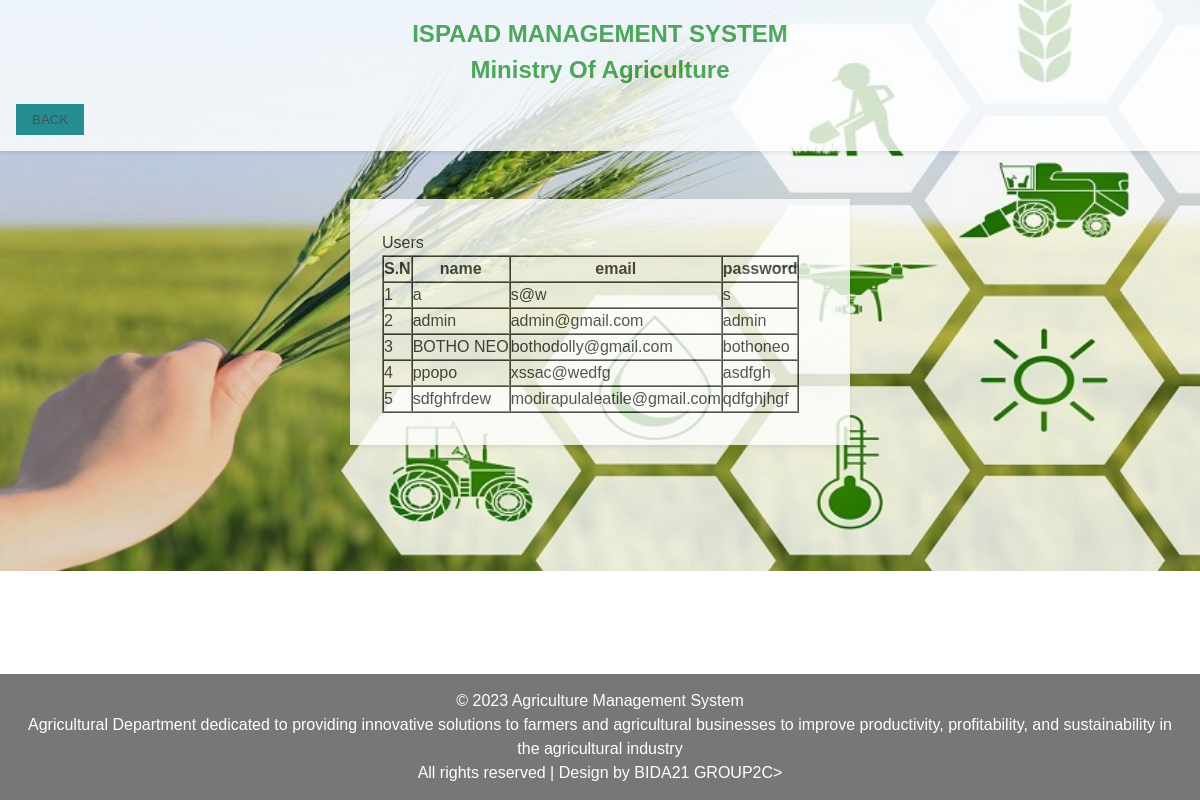
The page /users.php on the database its author committed.
### tables this page shows
CREATE TABLE `assistants` (
  `username` varchar(55) NOT NULL,
  `email` varchar(55) NOT NULL,
  `password` varchar(55) NOT NULL,
  `confirm_password` varchar(55) NOT NULL
);

### users.php (the view, shortened to what this page needs)
<!DOCTYPE html>
<html>
    <head>
        <link rel="stylesheet" href="CSS/style.css">
    </head>
    <body>
        <header>
          <h2>ISPAAD MANAGEMENT SYSTEM<br>
            Ministry Of Agriculture</h2>
           <nav>
            <ul>
              <button type="submit">
                <a href="addUsers.php">BACK</a>
            </button>
            </ul>
          </nav>
        </header>
        <br></br>
   <div class="Register Page">
      <div class="form">
        <form class="registration-form" action="" method="post">
          <p>Users</p>
<?php
$hostName = "localhost";
$username = "root";
$password = "Redroses19!";
$databaseName = "ispaad";
$conn = new PDO("mysql:host=$hostName;dbname=$databaseName", $username, $password);
$conn->setAttribute(PDO::ATTR_ERRMODE, PDO::ERRMODE_EXCEPTION);
try {
    $query= "SELECT username, email,  password FROM assistants";
$prepared = $conn->prepare($query);
$prepared->execute();
$result = $prepared -> fetchAll(PDO::FETCH_ASSOC);
 ?>
 <table border="1" cellpadding="10" cellspacing="0">
 <tr>
    <th>S.N</th>
    <th>name</th>
    <th>email</th>
    <th>password</th>
  </tr>
 <?php
 $sn=1;
 foreach($result as $data) {
   ?>
    <tr>
   <td><?php echo $sn; ?> </td>
   <td><?php echo $data['username']; ?> </td>
   <td><?php echo $data['email']; ?> </td>
   <td><?php echo $data['password']; ?> </td>
    </tr>
    <?php
        $sn++;
  }
  ?>
</table>
  <?php
} catch(PDOException $e) {
  echo "Error: " . $e->getMessage();
}
?>
</div>
      </div>
    <br></br>
    <footer class="footer container-fluid text-center">
    <p>© 2023 Agriculture Management System</p>
          <p>Agricultural Department dedicated to providing innovative solutions to farmers and agricultural businesses to improve productivity, profitability, and sustainability in the agricultural industry</p>
          <p>All rights reserved | Design by BIDA21 GROUP2C></p>
</footer>
  </body>
</html>

### style.css (style rules this page uses)
* * { box-sizing: border-box; margin: 0; padding: 0; }
body { font-family: Arial, sans-serif; font-size: 16px; line-height: 1.5; color: #333; }
header { color: #369e3b; box-shadow: 0 2px 4px rgba(74, 161, 56, 0.63); padding: 1rem; position: sticky; }
.footer { background-color: #555; color: white; padding: 15px; position: fixed; left: 0; bottom: 0; width: 100%; }
nav ul { list-style: none; margin: 0; padding: 0; }
nav a { color: #333; text-decoration: none; }
button { background-color: #008080; color: #f5f2f2; border: none; padding: 0.5rem 1rem; cursor: pointer; transition: all 0.3s ease; }
footer { background-color: #333; color: #fff; padding: 1rem; text-align: center; }
* { box-sizing: border-box; margin: 0; padding: 0; }
header { background-color: #fff; box-shadow: 0 2px 4px rgba(0,0,0,0.1); padding: 1rem; opacity: 0.8; }
button { background-color:whitesmoke; color: rgb(34, 190, 34); border: none; padding: 0.5rem 1rem; cursor: pointer; transition: all 0.3s ease; }
footer { background-color: #333; color: #fff; padding: 1rem; text-align: center; opacity: 0.8; }
form { max-width: 500px; margin: 0 auto; padding: 2rem; background-color: #fff; box-shadow: 0 2px 4px rgba(0,0,0,0.1); opacity: 0.8; }
h2 { margin-bottom: 1rem; text-align: center; }
button { background-color: #008080; color: #fff; border: none; padding: 0.5rem 1rem; cursor: pointer; transition: all 0.3s ease; }
ul { list-style: none; margin: 0; padding: 0; justify-content: center; }

### users.php (style rules this page uses)
body { background-image: url("images/image\ 1.jpg"); background-size: cover; background-repeat: no-repeat; background-position: center; }

### rows shown on the page
assistants: username "a", email "s@w", password "s"
assistants: username "admin", email "admin@gmail.com", password "admin"
assistants: username "BOTHO NEO", email "bothodolly@gmail.com", password "bothoneo"
assistants: username "ppopo", email "xssac@wedfg", password "asdfgh"
assistants: username "sdfghfrdew", email "modirapulaleatile@gmail.com", password "qdfghjhgf"
